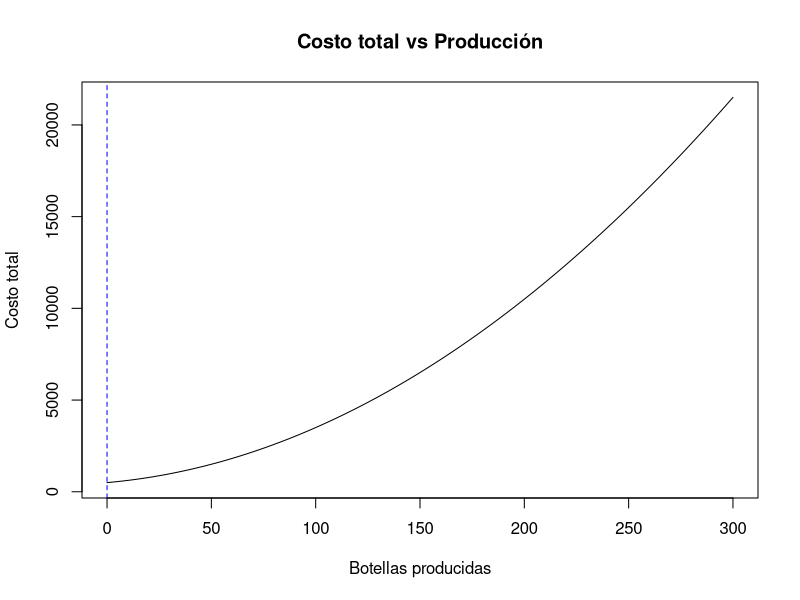

Write R code to recreate this figure.
# Ejercicio 2: Minimizar costo
costo <- function(x){
  0.2*x^2 + 10*x + 500
}

x_vals <- seq(0, 300, 1)

costos <- costo(x_vals)
min_x <- x_vals[which.min(costos)]
min_costo <- min(costos)

cat("Costo mínimo en x =", min_x, "botellas\n")
cat("Costo mínimo =", min_costo, "\n")

# Gráfica
plot(x_vals, costos, type="l",
     xlab="Botellas producidas",
     ylab="Costo total",
     main="Costo total vs Producción")
abline(v=min_x, col="blue", lty=2)
